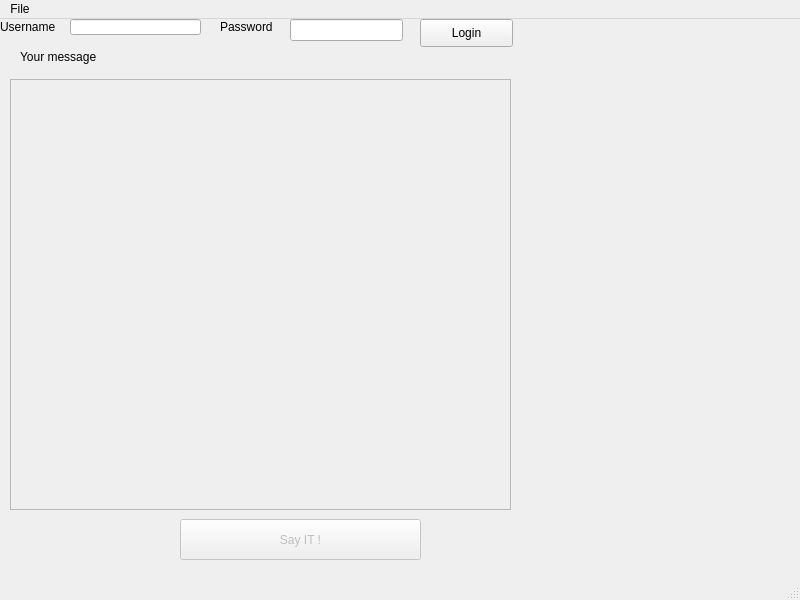
<?xml version="1.0" encoding="UTF-8"?>
<ui version="4.0">
 <class>MainWindow</class>
 <widget class="QMainWindow" name="MainWindow">
  <property name="geometry">
   <rect>
    <x>0</x>
    <y>0</y>
    <width>800</width>
    <height>600</height>
   </rect>
  </property>
  <property name="windowTitle">
   <string>MainWindow</string>
  </property>
  <widget class="QWidget" name="centralwidget">
   <widget class="QLabel" name="label">
    <property name="geometry">
     <rect>
      <x>0</x>
      <y>0</y>
      <width>55</width>
      <height>16</height>
     </rect>
    </property>
    <property name="text">
     <string>Username</string>
    </property>
   </widget>
   <widget class="QLabel" name="label_2">
    <property name="geometry">
     <rect>
      <x>220</x>
      <y>0</y>
      <width>55</width>
      <height>16</height>
     </rect>
    </property>
    <property name="text">
     <string>Password</string>
    </property>
   </widget>
   <widget class="QLineEdit" name="lineEdit">
    <property name="geometry">
     <rect>
      <x>70</x>
      <y>0</y>
      <width>131</width>
      <height>16</height>
     </rect>
    </property>
   </widget>
   <widget class="QLineEdit" name="lineEdit_2">
    <property name="geometry">
     <rect>
      <x>290</x>
      <y>0</y>
      <width>113</width>
      <height>22</height>
     </rect>
    </property>
   </widget>
   <widget class="QPushButton" name="pushButton">
    <property name="geometry">
     <rect>
      <x>420</x>
      <y>0</y>
      <width>93</width>
      <height>28</height>
     </rect>
    </property>
    <property name="text">
     <string>Login</string>
    </property>
   </widget>
   <widget class="QLabel" name="label_3">
    <property name="geometry">
     <rect>
      <x>20</x>
      <y>30</y>
      <width>91</width>
      <height>16</height>
     </rect>
    </property>
    <property name="text">
     <string>Your message</string>
    </property>
   </widget>
   <widget class="QTextEdit" name="textEdit">
    <property name="enabled">
     <bool>false</bool>
    </property>
    <property name="geometry">
     <rect>
      <x>10</x>
      <y>60</y>
      <width>501</width>
      <height>431</height>
     </rect>
    </property>
   </widget>
   <widget class="QPushButton" name="pushButton_2">
    <property name="enabled">
     <bool>false</bool>
    </property>
    <property name="geometry">
     <rect>
      <x>180</x>
      <y>500</y>
      <width>241</width>
      <height>41</height>
     </rect>
    </property>
    <property name="text">
     <string>Say IT !</string>
    </property>
   </widget>
  </widget>
  <widget class="QMenuBar" name="menubar">
   <property name="geometry">
    <rect>
     <x>0</x>
     <y>0</y>
     <width>800</width>
     <height>26</height>
    </rect>
   </property>
   <widget class="QMenu" name="menuFile">
    <property name="title">
     <string>File</string>
    </property>
    <addaction name="actionClose"/>
   </widget>
   <addaction name="menuFile"/>
  </widget>
  <widget class="QStatusBar" name="statusbar"/>
  <action name="actionClose">
   <property name="text">
    <string>Close</string>
   </property>
  </action>
 </widget>
 <resources/>
 <connections/>
</ui>
